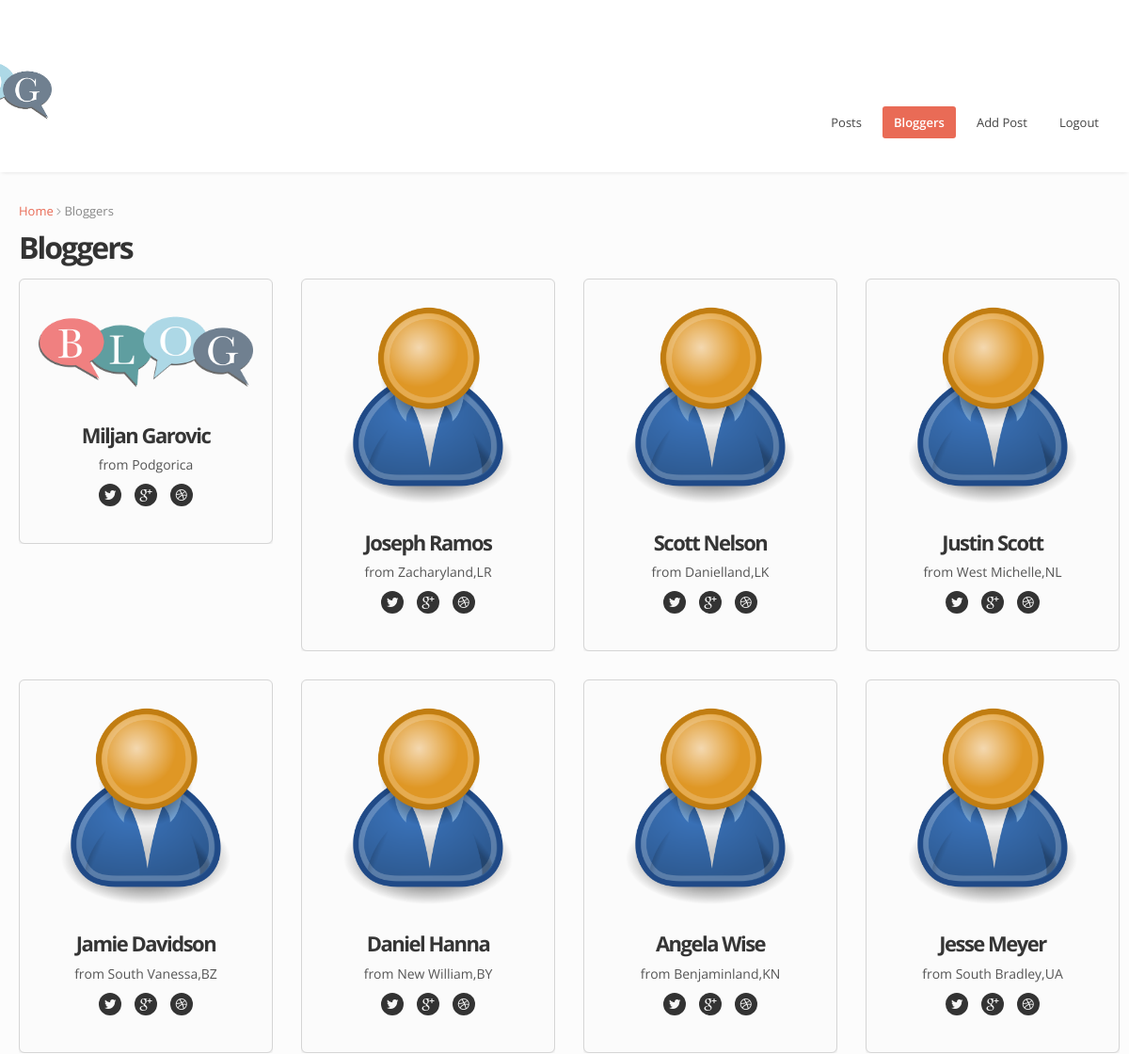
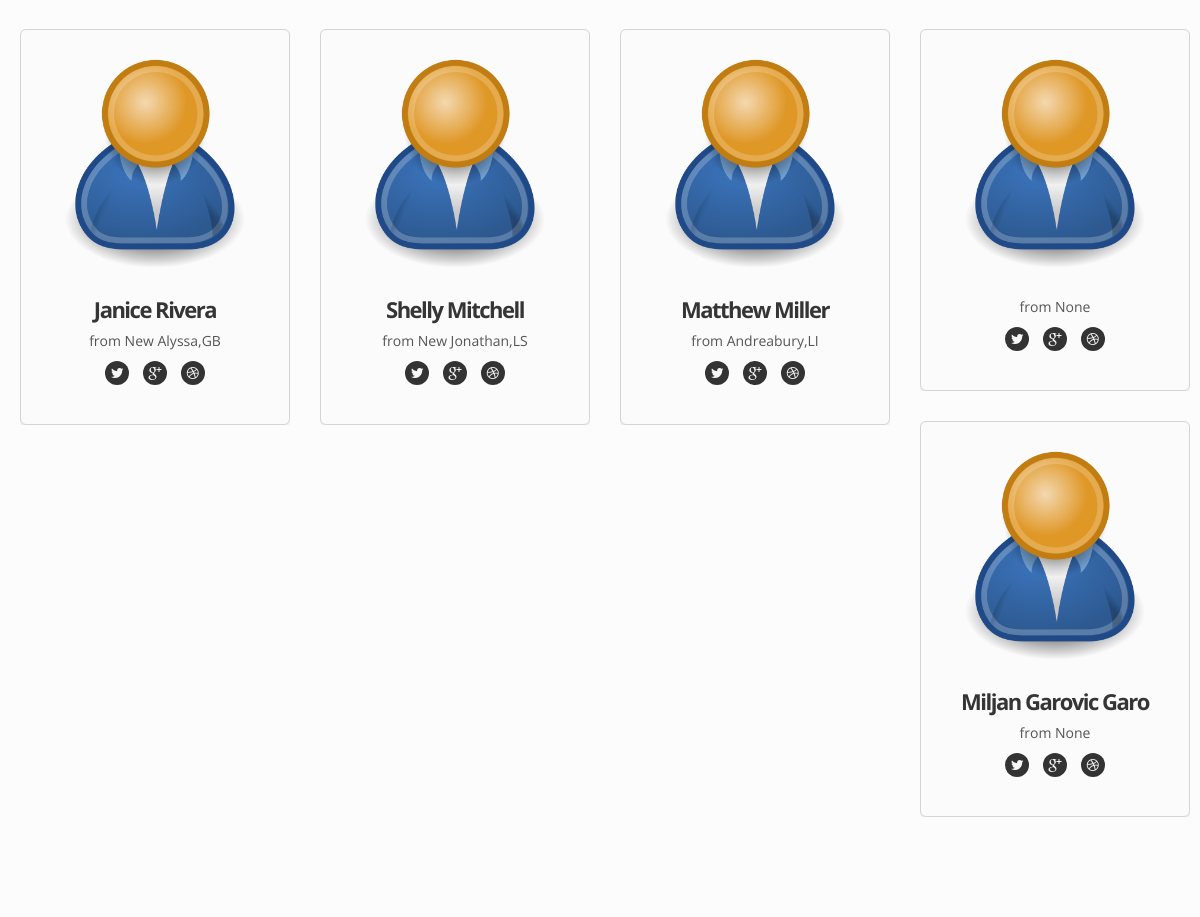
The app's page / (signed in) with its own data (2 pictures, top to bottom).
### users/models.py (models this page shows, shortened)
class Profile(models.Model):
    user = models.OneToOneField(User,on_delete=models.CASCADE,null=True,blank=True)
    name = models.CharField(max_length=200,blank=True,null=True)
    email = models.EmailField(max_length=500,blank=True,null=True)
    username = models.CharField(max_length=200,blank=True,null=True)
    location = models.CharField(max_length=300,blank=True,null=True)
    bio = models.TextField(blank=True,null=True)
    profile_image_link = models.CharField(null=True,blank=True,max_length=400)
    profile_image = models.ImageField(null=True,blank=True,upload_to='profiles/',default='profiles/user-default.png') #po defaultu ce se cuvati u root/static/images jer smo tako podesili u settings
    social_github = models.CharField(max_length=200, blank=True, null=True)
    social_twitter = models.CharField(max_length=200, blank=True, null=True)
    social_linkedin = models.CharField(max_length=200, blank=True, null=True)
    social_youtube = models.CharField(max_length=200, blank=True, null=True)
    social_website = models.CharField(max_length=200, blank=True, null=True)
    created = models.DateTimeField(auto_now=True)
    id = models.UUIDField(default=uuid.uuid4, unique=True, primary_key=True, editable=False)
    class Meta:
        ordering=['created']

### users/views.py (the view)
# urls.py: path('',views.profiles,name='profiles'),
def profiles(request):
    profiles=Profile.objects.all()
    context = {
        'profiles':profiles,
    }
    return render(request,'users/profiles.html',context)

### users/templates/users/profiles.html (shortened to what this page needs)
{% extends 'base.html' %}
{% load static %}
{% block people_active %}active{% endblock %}
{% block content %}
<section id="inner-headline">
    <div class="container">
        <div class="row">
            <div class="span12">
                <section class="inner-heading">
                    <ul class="breadcrumb">
                        <li><a href="/">Home</a> <i class="icon-angle-right"></i></li>
                        <li class="active">Bloggers</li>
                    </ul>
                    <h2>Bloggers</h2>
                    <div class="row">
                        <section id="team" style="margin-top: 1rem;">
                            <ul id="thumbs" class="team">
                                {% for profile in profiles %}
                                    <li class="item-thumbs span3 design" data-id="id-0" data-type="design" >
                                        <div class="team-box thumbnail">
                                            <img src="{{profile.profile_image.url}}" alt=""/>
                                            <div class="caption">
                                                <h5>{{ profile.name }}</h5>
                                                <p>
                                                    from {{ profile.location }}
                                                </p>
                                                <ul class="social-network">
                                                    <li><a href="{{profile.social_twitter}}" title="Twitter"><i
                                                            class="icon-circled icon-bgdark icon-twitter"></i></a>
                                                    </li>
                                                    <li><a href="#" title="Google +"><i
                                                            class="icon-circled icon-bgdark icon-google-plus"></i></a>
                                                    </li>
                                                    <li><a href="#" title="Dribbble"><i
                                                            class="icon-circled icon-bgdark icon-dribbble"></i></a>
                                                    </li>
                                                </ul>
                                            </div>
                                        </div>
                                    </li>
                                {% endfor %}
                            </ul>
                        </section>
                    </div>
                </section>
            </div>
        </div>
    </div>
</section>
{% endblock %}

### static/css/style.css (style rules this page uses)
body { font-family: 'Open Sans', sans-serif; font-size: 14px; font-weight: 400; line-height: 1.6em; color: #656565; }
a { color: #4b5056; }
.container { padding: 0 20px 0 20px; position: relative; }
.row { margin-bottom: 30px; }
.row .row { margin-bottom: 30px; }
ul.social-network { float: right; list-style: none; margin: 0; }
ul.social-network li { display: inline; margin: 0 5px; }
#inner-headline { background: #fcfcfc; position: relative; margin: 0; padding: 20px 0 10px; }
#inner-headline .inner-heading h2 { color: #333; margin: 0 0 0 0; font-size: 32px; font-weight: 700; letter-spacing: -2px; }
#inner-headline ul.breadcrumb { margin: 0; float: none; background: none; }
#inner-headline ul.breadcrumb li { margin-bottom: 0; padding-bottom: 0; }
#inner-headline ul.breadcrumb li { font-size: 13px; color: #888; text-shadow: none; }
#inner-headline ul.breadcrumb li i { color: #ababab; }
#inner-headline ul.breadcrumb li a { text-decoration: none; }
#thumbs { margin: 0; padding: 0; }
#thumbs li { list-style-type: none; }
.item-thumbs { position: relative; overflow: hidden; margin-bottom: 30px; cursor: pointer; }
a i.icon-bglight, a i.icon-bgdark, a i.icon-bgprimary, a i.icon-bgwarning, a i.icon-bgsuccess, a i.icon-bginverse, a i.icon-bgdanger { display: inline-block; }
[class^="icon-"], [class*=" icon-"] { color: #404040; }

### static/color/default.css (style rules this page uses)
#inner-headline ul.breadcrumb li a { color:#e96b56; }

### static/css/overwrite.css (style rules this page uses)
h1, h2, h3, h4, h5, h6 { font-family:'Open Sans', sans-serif; color:#353535; font-weight:400; line-height:1.1em; margin-top:0; }
h2 { font-size:34px; margin-bottom:22px; }
h5 { font-size:22px; margin-bottom:20px; }
ul, ol { padding: 0; margin: 0 0 10px 25px; }
ul ul, ul ol, ol ol, ol ul { margin-bottom: 0; }
li { line-height: 1.6em; }
.breadcrumb { float:left; padding:10px 0 10px 0; margin:0; list-style: none; background: none; -webkit-border-radius: 0; -moz-border-radius: 0; border-radius: 0; }
.breadcrumb > li { display: inline-block; *display: inline; text-shadow: none; font-size:12px; *zoom: 1; margin:0; }
.breadcrumb > .active { color: #797979; }
.thumbnail { background:#fbfbfb; border: 1px solid #d5d5d5; -webkit-border-radius: 2px; -moz-border-radius: 2px; border-radius: 2px; -webkit-box-shadow: none; -moz-box-shadow: none; box-shadow: none; }
.thumbnail p { padding:0 10px 0 10px; }
.thumbnail h1, .thumbnail h2, .thumbnail h3, .thumbnail h4, .thumbnail h5, .thumbnail h6 { padding:0 10px 0 10px; margin:10px 0 10px 0; }

### static/css/shortcodes.css (style rules this page uses)
i.icon-bgdark { color: #f7f7f7; background: #333; }
.icon-circled { display: inline-block; border-radius: 1000px !important; -moz-border-radius: 1000px !important; -webkit-border-radius: 1000px !important; -o-border-radius: 1000px !important; -ms-border-radius: 1000px !important; text-align: center; width: 24px !important; height: 24px !important; line-height: 24px !important; }
.team-box { background:#fbfbfb; padding:20px 20px 30px; border-radius: 6px; -moz-border-radius: 6px; -webkit-border-radius: 6px; text-align:center; -webkit-box-shadow: 0 1px 3px rgba(0, 0, 0, 0.1); -moz-box-shadow: 0 1px 3px rgba(0, 0, 0, 0.1); box-shadow: 0 1px 3px rgba(0, 0, 0, 0.1); }
.team-box { overflow: hidden; text-align:center; }
.team-box h5 { letter-spacing: -1.5px; font-weight: 700; }
.team-box ul.social-network { float:none; list-style:none; margin:0; }
ul.social-network li { display:inline; margin:0 5px; }

### records on screen
Profile: profile_image (picture), name "Miljan Garovic", location "Podgorica"
Profile: profile_image (placeholder picture), name "Joseph Ramos", location "Zacharyland,LR"
Profile: profile_image (placeholder picture), name "Scott Nelson", location "Danielland,LK"
Profile: profile_image (placeholder picture), name "Justin Scott", location "West Michelle,NL"
Profile: profile_image (placeholder picture), name "Jamie Davidson", location "South Vanessa,BZ"
Profile: profile_image (placeholder picture), name "Daniel Hanna", location "New William,BY"
Profile: profile_image (placeholder picture), name "Angela Wise", location "Benjaminland,KN"
Profile: profile_image (placeholder picture), name "Jesse Meyer", location "South Bradley,UA"
Profile: profile_image (placeholder picture), name "Janice Rivera", location "New Alyssa,GB"
Profile: profile_image (placeholder picture), name "Shelly Mitchell", location "New Jonathan,LS"
Profile: profile_image (placeholder picture), name "Matthew Miller", location "Andreabury,LI"
Profile: profile_image (placeholder picture), location "None"
Profile: profile_image (placeholder picture), name "Miljan Garovic Garo", location "None"
